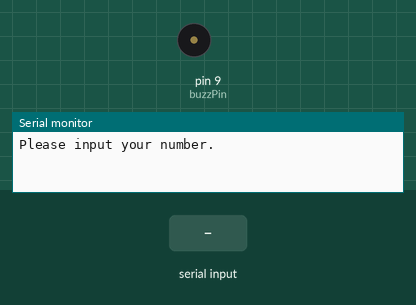
This sketch was run on a simulated Arduino Uno, built with avr-gcc and run on an emulated ATmega328P. Parts: buzzer (waves = sounding, pin HIGH), the last lines printed to the serial monitor. The test bench sets the inputs (shaded band).

Above: at 1.2 s.
1.3 s: "90,45\n" received over Serial
At 2.4 s:
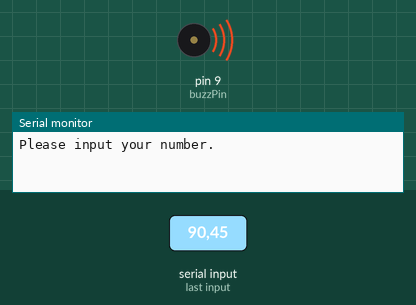
4.3 s: "30,150\n" received over Serial
At 9.7 s:
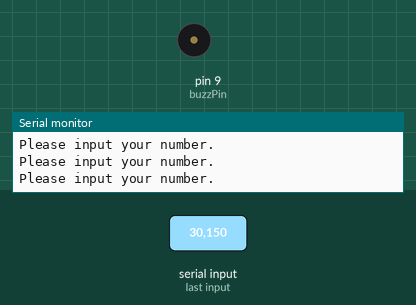
Timing chart, 0 to 11.2 s (numbered marks = the images above; inputs shaded):
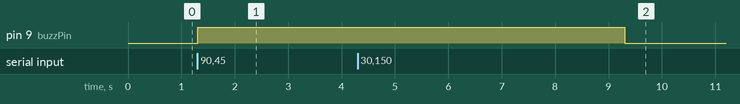

The sketch:

sketch_Buzzers1.ino
```cpp
int myNum;
int buzzPin=9;
String msg="Please input your number.";
int t=2000;

void setup() {
  Serial.begin(9600);
  pinMode(buzzPin,OUTPUT);

}

void loop() {
  Serial.println(msg);
  while(Serial.available()==0)
  {

  }
  myNum=Serial.parseInt();
  if (myNum>10) {
    digitalWrite(buzzPin,HIGH);
    delay(t);
    digitalWrite(buzzPin,LOW);
  }
}
```

Measured:
- after the input at 1.3 s, pin 9 (buzzPin): LOW → HIGH at once
- after the input at 4.3 s, pin 9 (buzzPin): HIGH → LOW after 5.0 s instead of 1.0 s
